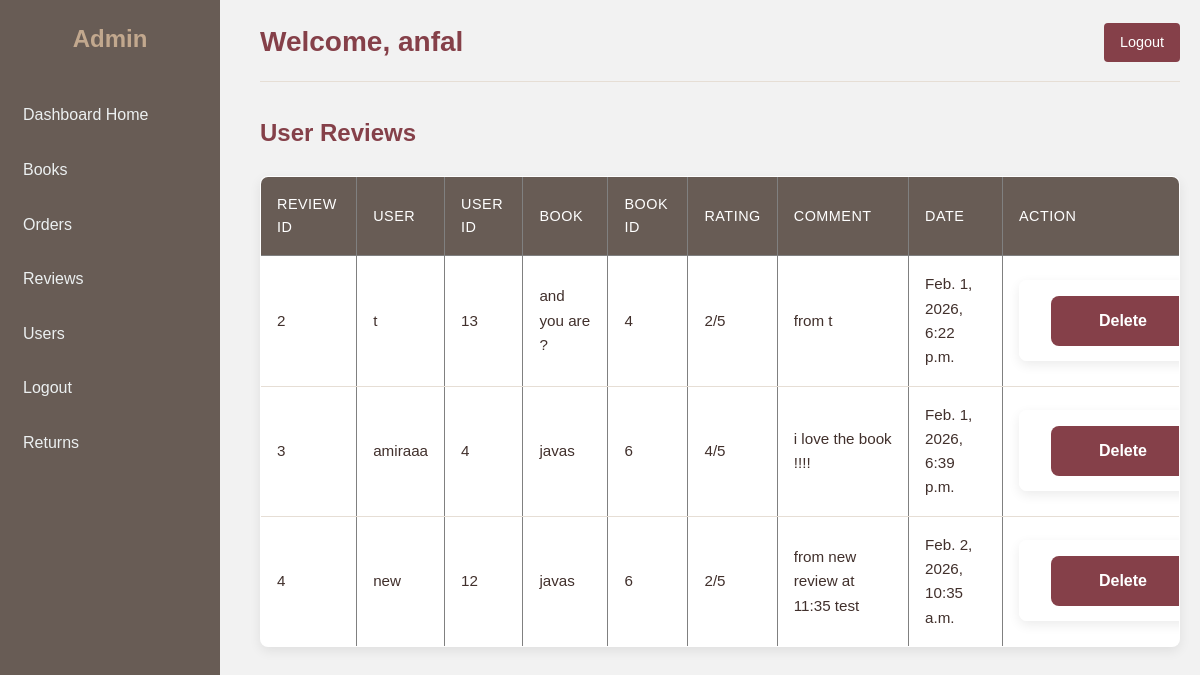
/dashboard/reviews/ (signed in), run on an earlier commit of the app's database.
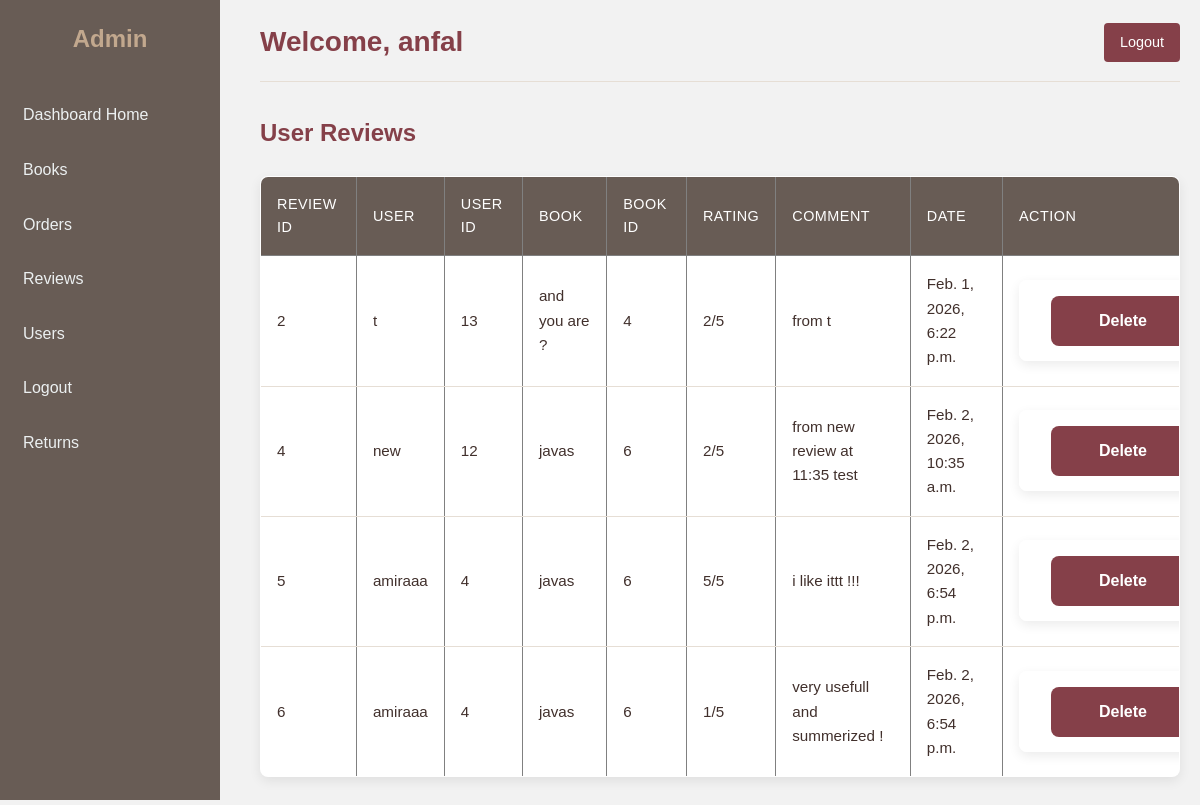
And on a later commit of the database.
### library_app/models.py (models this page shows, shortened)
class Review(models.Model):
    user = models.ForeignKey(User, on_delete=models.CASCADE)
    book = models.ForeignKey(Book, on_delete=models.CASCADE, null=True, blank=True)
    rating = models.PositiveSmallIntegerField(default = 5)  # 1 to 5
    comment = models.TextField(blank=True, null=True)
    date = models.DateTimeField(auto_now_add=True)

class Book(models.Model):
    title = models.CharField(max_length=200)
    author = models.CharField(max_length=150)
    publication_date = models.DateField(blank=True, null=True)
    quantity = models.PositiveIntegerField(default=0)
    genres = models.ManyToManyField(Genre, related_name="books")
    reviews = models.DecimalField(max_digits=2, decimal_places=1, blank=True, null=True)
    description = models.TextField(blank=True, null=True)
    image = models.ImageField(upload_to="books/", blank=True, null=True)

### library_app/views.py (the view)
# urls.py: path('dashboard/reviews/', views.admin_reviews_view, name='admin_reviews'),
@login_required
def admin_reviews_view(request):
    reviews = Review.objects.select_related("user", "book").all()
    return render(request, "library_app/admin_reviews.html", {
        "reviews": reviews
    })

### library_app/templates/library_app/admin_reviews.html (shortened to what this page needs)
{% extends 'library_app/base_admin.html' %}
{% block content %}
<h2>User Reviews</h2>
<table border="1" cellpadding="8">
<tr>
    <th>Review ID</th>
    <th>User</th>
    <th>User ID</th>
    <th>Book</th>
    <th>Book ID</th>
    <th>Rating</th>
    <th>Comment</th>
    <th>Date</th>
    <th>Action</th>
</tr>
{% for review in reviews %}
<tr>
    <td>{{ review.id }}</td>
    <td>{{ review.user.username }}</td>
    <td>{{ review.user.id }}</td>
    <td>
        {% if review.book %}
            {{ review.book.title }}
        {% else %}
            General
        {% endif %}
    </td>
    <td>{% if review.book %}{{ review.book.id }}{% endif %}</td>
    <td>{{ review.rating }}/5</td>
    <td>{{ review.comment }}</td>
    <td>{{ review.date }}</td>
    <td>
        <form method="POST" action="{% url 'admin_delete_review' review.id %}">
            <button type="submit" class="btn btn-danger btn-sm">
                Delete
            </button>
        </form>
    </td>
</tr>
{% empty %}
<tr>
    <td colspan="9">No reviews yet</td>
</tr>
{% endfor %}
</table>
{% endblock %}

What changed in the data, as far as the page shows it:
removed Review: id "3", user.username "amiraaa", user.id "4", book "javas", book.id "6", rating "4", comment "i love the book !!!!", date "Feb. 1, 2026, 6:39 p.m."
added Review: id "5", user.username "amiraaa", user.id "4", book "javas", book.id "6", rating "5", comment "i like ittt !!!", date "Feb. 2, 2026, 6:54 p.m."
added Review: id "6", user.username "amiraaa", user.id "4", book "javas", book.id "6", rating "1", comment "very usefull and summerized !", date "Feb. 2, 2026, 6:54 p.m."
